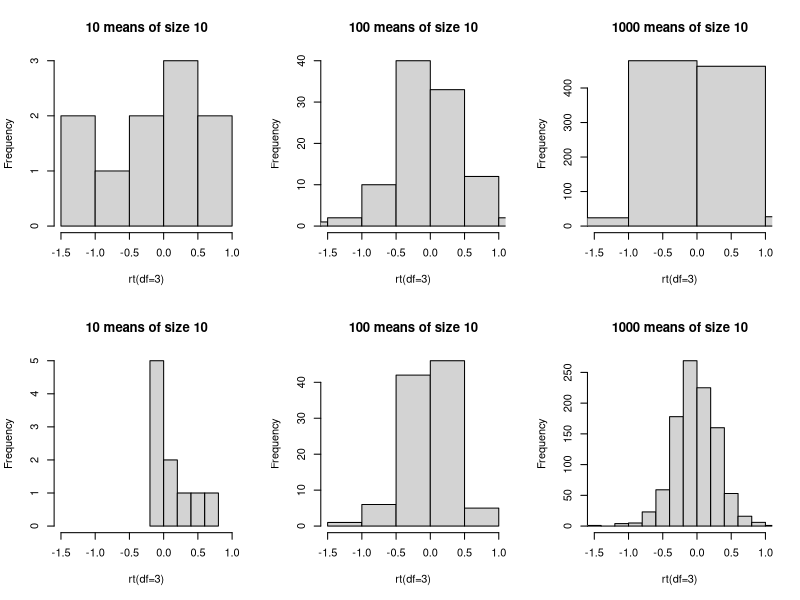
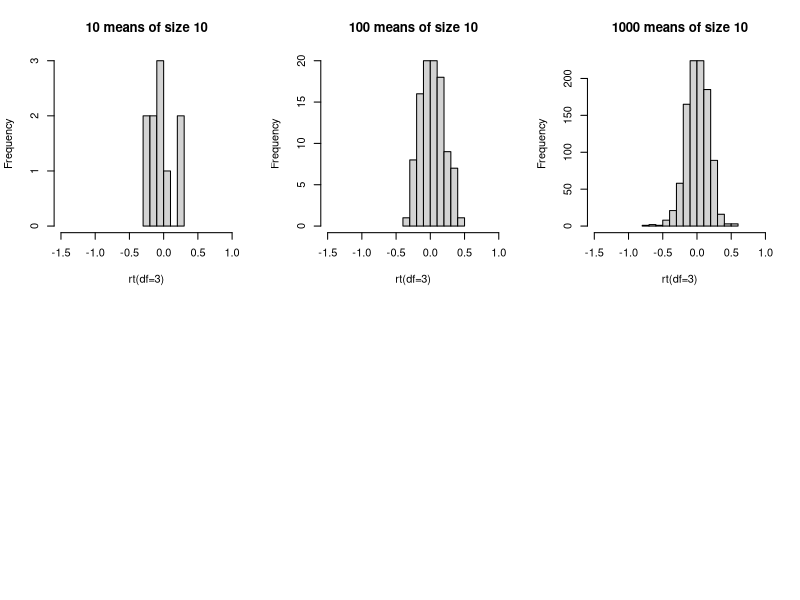
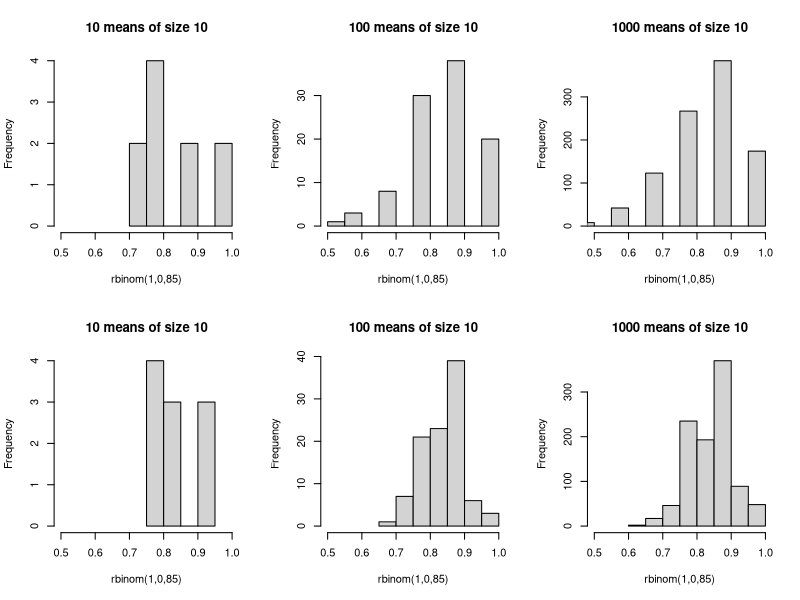
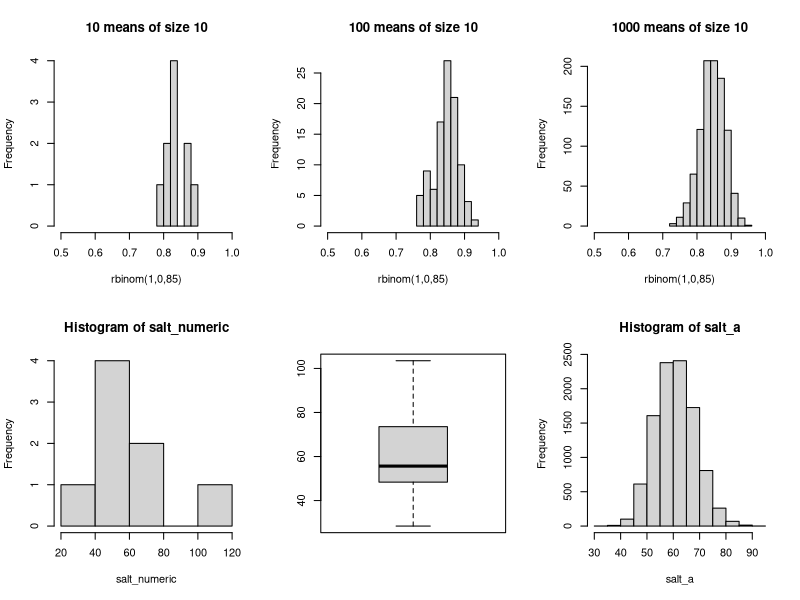
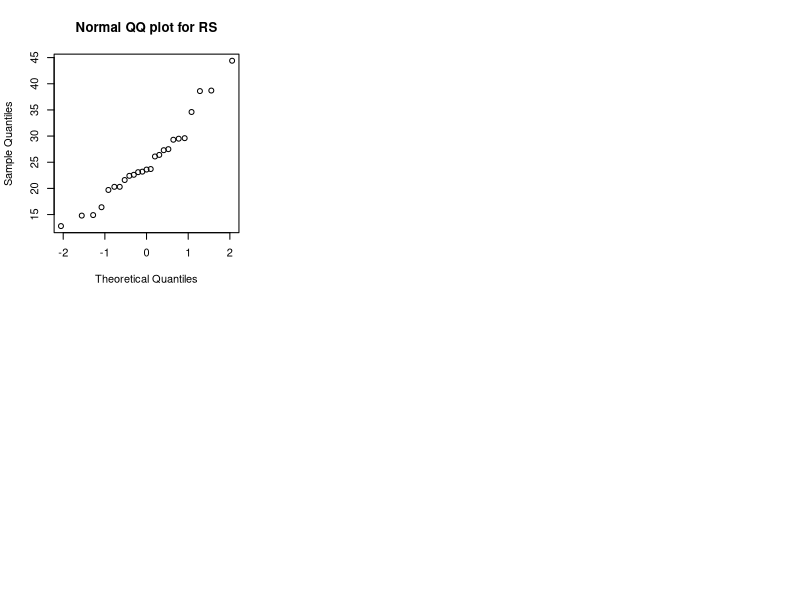
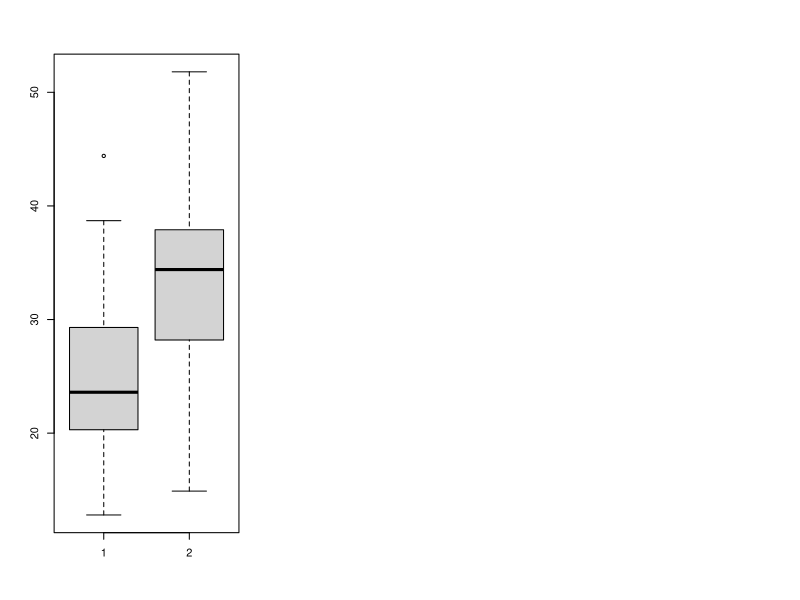
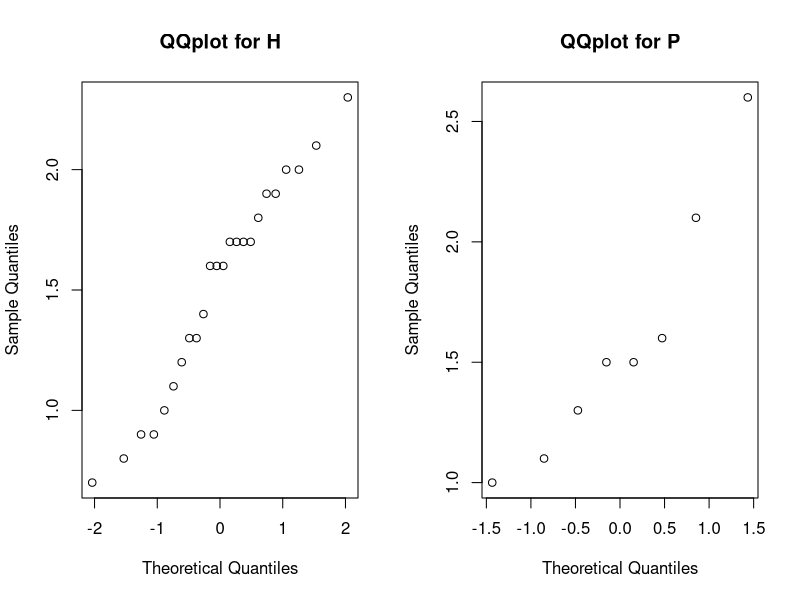
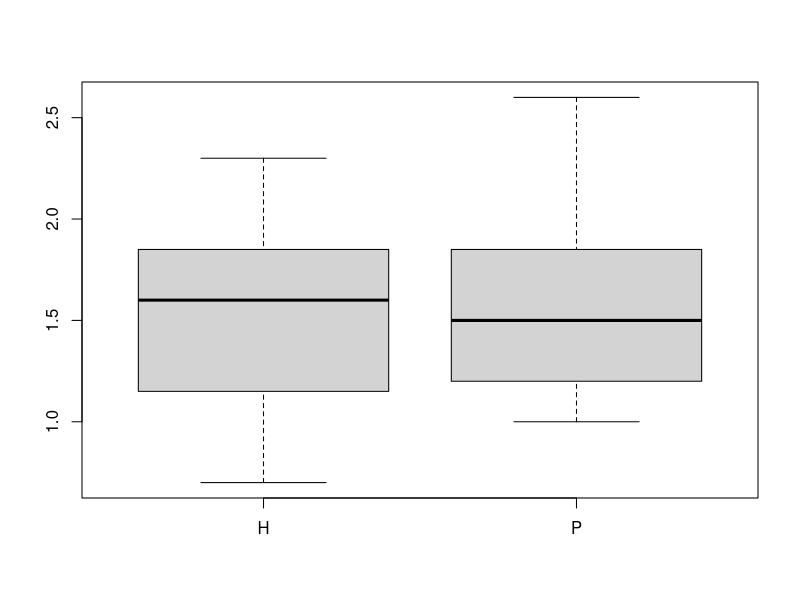

Write R code to recreate these figures, in order.
## ---- chunk 1
#first we initialize the sample and size of sample.
sample_Q1<-c(10,100,1000)
size<-c(10,30,100)

#bulid the matrix for the two distribution
#for t-distribution
t10<-matrix(rep(0,times=length(size)*10),nrow = length(size),ncol = 10)
t100<-matrix(rep(0,times=length(size)*100),nrow = length(size),ncol = 100)
t1000<-matrix(rep(0,times=length(size)*1000),nrow = length(size),ncol = 1000)

#for binomial distribution
b10<-matrix(rep(0,times=length(size)*10),nrow = length(size),ncol = 10)
b100<-matrix(rep(0,times=length(size)*100),nrow = length(size),ncol = 100)
b1000<-matrix(rep(0,times=length(size)*1000),nrow = length(size),ncol = 1000)


#create a function for t-distribution
t_mean_function<-function(n){
  #n is the sample size
   return(mean(rt(n,df=3))) 
}

#create a function for binomial distribution
bi_mean_function<-function(n){
  #n is the sample size
  return(mean(rbinom(n,1,0.85)))
}



#using the for loop to get the values in the matrix, m is the sample
for(m in sample_Q1){
  #set the martrix index to zero
  i<-0
  for (n in size) {
    i<-i+1
    for(k in 1:m){
      #when sample is 10
      if(m==10){
      t10[i,k]<-t_mean_function(n)
      b10[i,k]<-bi_mean_function(n)
      }
       #when sample is 100
      if(m==100){
      t100[i,k]<-t_mean_function(n)
      b100[i,k]<-bi_mean_function(n)
      }
       #when sample is 1000
      if(m==1000){
      t1000[i,k]<-t_mean_function(n)
      b1000[i,k]<-bi_mean_function(n)
     }
    }
  }
}



## ---- chunk 2
par(mfrow=c(2,3))
#here we using the range -1.5 - 1 in order to show all the data in the distribution

hist(t10[1,],main="10 means of size 10",xlab = "rt(df=3)",xlim = c(-1.5,1))
hist(t100[1,],main="100 means of size 10",xlab = "rt(df=3)",xlim = c(-1.5,1))
hist(t1000[1,],main="1000 means of size 10",xlab = "rt(df=3)",xlim = c(-1.5,1))
hist(t10[2,],main="10 means of size 10",xlab = "rt(df=3)",xlim = c(-1.5,1))
hist(t100[2,],main="100 means of size 10",xlab = "rt(df=3)",xlim = c(-1.5,1))
hist(t1000[2,],main="1000 means of size 10",xlab = "rt(df=3)",xlim = c(-1.5,1))
hist(t10[3,],main="10 means of size 10",xlab = "rt(df=3)",xlim = c(-1.5,1))
hist(t100[3,],main="100 means of size 10",xlab = "rt(df=3)",xlim = c(-1.5,1))
hist(t1000[3,],main="1000 means of size 10",xlab = "rt(df=3)",xlim = c(-1.5,1))

## ---- chunk 3
par(mfrow=c(2,3))
#here I try the range lots of times and decided using xlim 0.5-1 to show correctly

hist(b10[1,],main="10 means of size 10",xlab = "rbinom(1,0,85)",xlim = c(0.5,1))
hist(b100[1,],main="100 means of size 10",xlab = "rbinom(1,0,85)",xlim = c(0.5,1))
hist(b1000[1,],main="1000 means of size 10",xlab = "rbinom(1,0,85)",xlim = c(0.5,1))
hist(b10[2,],main="10 means of size 10",xlab = "rbinom(1,0,85)",xlim = c(0.5,1))
hist(b100[2,],main="100 means of size 10",xlab = "rbinom(1,0,85)",xlim = c(0.5,1))
hist(b1000[2,],main="1000 means of size 10",xlab = "rbinom(1,0,85)",xlim = c(0.5,1))
hist(b10[3,],main="10 means of size 10",xlab = "rbinom(1,0,85)",xlim = c(0.5,1))
hist(b100[3,],main="100 means of size 10",xlab = "rbinom(1,0,85)",xlim = c(0.5,1))
hist(b1000[3,],main="1000 means of size 10",xlab = "rbinom(1,0,85)",xlim = c(0.5,1))

## ---- chunk 4

#import the data
salt<-read.table("salt.txt",header = T)
#show the data
salt
## ---- chunk 5
#summary the data
summary(salt)
## ---- chunk 6
salt_numeric<-salt[,1]
#get the historgram
hist(salt_numeric)
## ---- chunk 7
#get the boxplot
boxplot(salt_numeric)
## ---- chunk 8
#take sample size 5 with replacement from data
sample(salt_numeric,5,replace = T)

#get the initializing vector to 0 which has a length of 10000
salt_a<-numeric(10000)

#calculate the sample mean
for(i in 1:10000){
  salt_a[i]<- mean(sample(salt_numeric,length(salt_numeric),replace = T))
}

#get the histogram of sample.
hist(salt_a)

#get the quantile
quantile(salt_a,c(0.025,0.975))
## ---- chunk 9
#for the skew 
skew<-(sum((salt_numeric-mean(salt_numeric))^3)/length(salt_numeric))/(sqrt(var(salt_numeric))^3)

skew
## ---- chunk 10
((sum((salt_numeric-mean(salt_numeric))^4)/length(salt_numeric))/(var(salt_numeric)^2))-3
## ---- chunk 11
#doing the skew and Kurtosis test:
0.4690721>2*sqrt(6/length(salt_numeric))
-0.9031081>2*sqrt(24/length(salt_numeric))
## ---- chunk 12
#load the data
fecundity<-read.table("fecundity.txt",header = T)
attach(fecundity)

#get the qqplot

qqnorm(RS,main = "Normal QQ plot for RS")

## ---- chunk 13
#first compute two variances.
var(RS)
var(NS)
## ---- chunk 14
#construct side-by-side boxplots
par(mfrow=c(1,3))
boxplot(RS,NS)
## ---- chunk 15
var.test(NS,RS)
## ---- chunk 16
t.test(NS,RS,var.equal = T)
## ---- chunk 17
wilcox.test(NS, RS)
## ---- chunk 18
#I could not load the data in the system so I just create a numerical sequence for that
H<-c(1.2, 0.9, 0.7, 1.0, 1.7, 1.7, 1.1, 0.9, 1.7, 1.9, 1.3 ,2.1, 1.6, 1.8, 1.4, 1.3, 1.9, 1.6, 0.8 ,2.0, 1.7, 1.6, 2.3, 2.0)
par(mfrow=c(1,2))
qqnorm(H,main="QQplot for H")


## ---- chunk 19
#get the values of P
P<-c(1.6, 1.5, 1.1 ,2.1, 1.5, 1.3, 1.0 ,2.6)
qqnorm(P,main="QQplot for P")
## ---- chunk 20

#get the comparative boxplot
par(mfrow=c(1,1))
boxplot(H,P,names=c("H","P"))
## ---- chunk 21
var.test(H,P)
## ---- chunk 22
t.test(H,P,var.equal = T)
## ---- chunk 23
wilcox.test(H,P)
